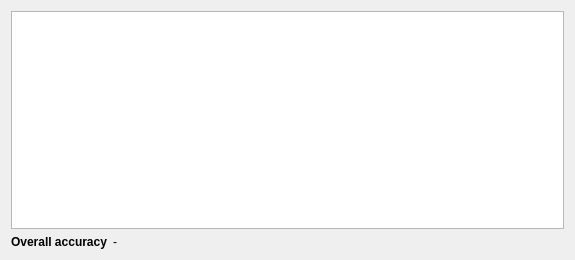
<?xml version="1.0" encoding="UTF-8"?>
<ui version="4.0">
 <class>ConfusionMatrix</class>
 <widget class="QWidget" name="ConfusionMatrix">
  <property name="geometry">
   <rect>
    <x>0</x>
    <y>0</y>
    <width>575</width>
    <height>260</height>
   </rect>
  </property>
  <property name="windowTitle">
   <string>Form</string>
  </property>
  <layout class="QGridLayout" name="gridLayout" columnstretch="0,1">
   <item row="0" column="0" colspan="2">
    <widget class="QTableWidget" name="tableWidget">
     <property name="verticalScrollBarPolicy">
      <enum>Qt::ScrollBarAlwaysOff</enum>
     </property>
     <property name="horizontalScrollBarPolicy">
      <enum>Qt::ScrollBarAlwaysOff</enum>
     </property>
     <property name="sizeAdjustPolicy">
      <enum>QAbstractScrollArea::AdjustToContents</enum>
     </property>
     <property name="showGrid">
      <bool>true</bool>
     </property>
     <attribute name="horizontalHeaderVisible">
      <bool>false</bool>
     </attribute>
     <attribute name="verticalHeaderVisible">
      <bool>false</bool>
     </attribute>
    </widget>
   </item>
   <item row="1" column="0">
    <widget class="QLabel" name="label">
     <property name="font">
      <font>
       <bold>true</bold>
      </font>
     </property>
     <property name="text">
      <string>Overall accuracy</string>
     </property>
    </widget>
   </item>
   <item row="1" column="1">
    <widget class="QLabel" name="label_overallAccuracy">
     <property name="text">
      <string>-</string>
     </property>
    </widget>
   </item>
  </layout>
 </widget>
 <resources/>
 <connections/>
</ui>
